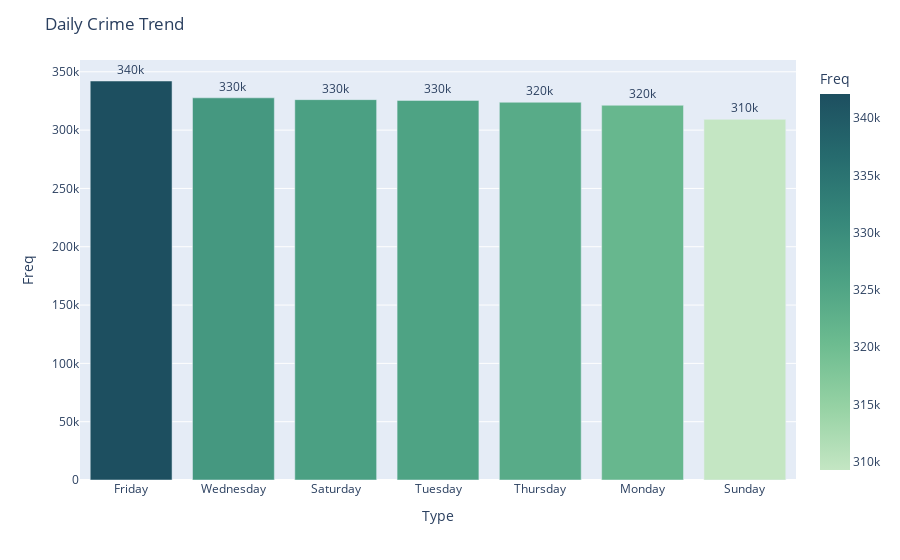

Here is the notebook cell this chart was saved with:
### Markdown cell above
**Observation**: The rate of crime droppped the most during winter

### Code cell
# Daily crime trend 
plot_counts1(c_crime_df["Day"], "Daily Crime Trend")

### Figure 1 — Plotly figure (JSON) as saved in the notebook; plotly's stock layout.template omitted (floating-point values rounded to 4 significant figures)
{"data": [{"alignmentgroup": "True", "hovertemplate": "Type=%{x}<br>Freq=%{marker.color}<extra></extra>", "legendgroup": "", "marker": {"color": [342109, 327674, 326139, 325467, 323885, 321298, 309264], "coloraxis": "coloraxis", "pattern": {"shape": ""}}, "name": "", "offsetgroup": "", "orientation": "v", "showlegend": false, "text": [342109, 327674, 326139, 325467, 323885, 321298, 309264], "textposition": "outside", "texttemplate": "%{text:.2s}", "type": "bar", "x": ["Friday", "Wednesday", "Saturday", "Tuesday", "Thursday", "Monday", "Sunday"], "xaxis": "x", "y": [342109, 327674, 326139, 325467, 323885, 321298, 309264], "yaxis": "y"}], "layout": {"autosize": true, "barmode": "relative", "coloraxis": {"colorbar": {"title": {"text": "Freq"}}, "colorscale": [[0, "rgb(196, 230, 195)"], [0.1667, "rgb(150, 210, 164)"], [0.3333, "rgb(109, 188, 144)"], [0.5, "rgb(77, 162, 132)"], [0.6667, "rgb(54, 135, 122)"], [0.8333, "rgb(38, 107, 110)"], [1, "rgb(29, 79, 96)"]]}, "legend": {"tracegroupgap": 0}, "margin": {"t": 60}, "title": {"text": "Daily Crime Trend"}, "uniformtext": {"minsize": 8, "mode": "hide"}, "xaxis": {"anchor": "y", "autorange": true, "domain": [0, 1], "range": [-0.5, 6.5], "title": {"text": "Type"}, "type": "category"}, "yaxis": {"anchor": "x", "autorange": true, "domain": [0, 1], "range": [0, 360100.0], "title": {"text": "Freq"}, "type": "linear"}}}
